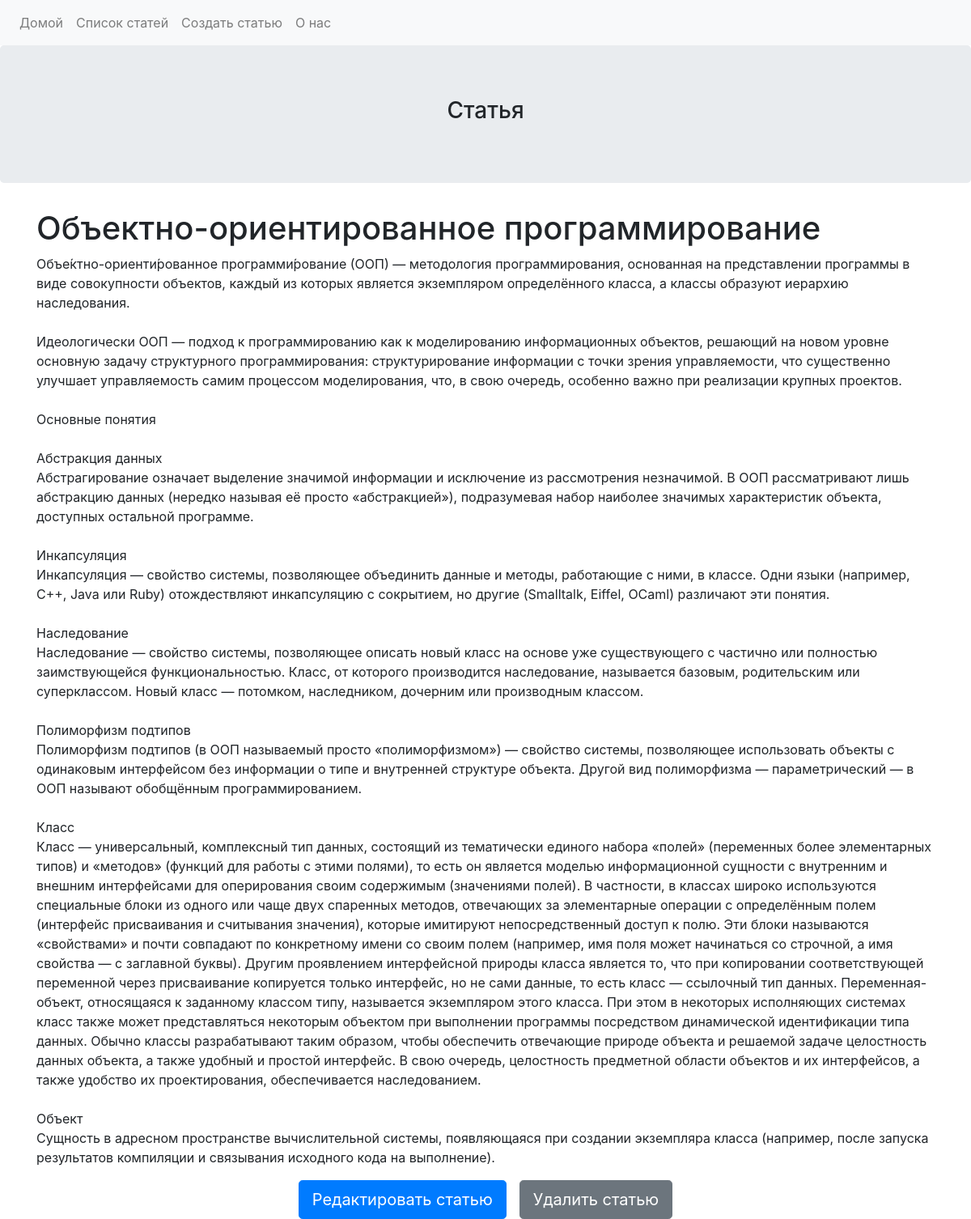
The app's page /?page=article&id=4 with its own data.
### tables this page shows
CREATE TABLE articles(
				id INTEGER PRIMARY KEY AUTOINCREMENT,
				title TEXT,
				text TEXT,
				datetime INTEGER, 
				author TEXT DEFAULT ''
			);

### Controller/AbstractController.php (called while the page is built, shortened)
<?php
abstract class AbstractController
{
	protected function getModel($model)
	{
		return new $model;
	}
	protected function render($template, $data = [])
	{
		extract($data);
		include $template;
	}
}

### Controller/BlogController.php (called while the page is built, shortened)
<?php
class BlogController extends AbstractController
{
	public function article()
	{
		$id = filter_input(INPUT_GET, 'id');
		$model = $this->getModel(Model::class);
		$article = $model->getArticle($id);
		$this->render('view/article.php', compact('article'));
	}
}

### app/Router.php (called while the page is built, shortened)
<?php
class Router
{
    public static function getRoute($page)
    {
        switch ($page) {
            case 'article':
                $method = 'article';
                break;
        }
        $controller = new $controllerName();
        $controller->$method();
    }
}

### index.php (called while the page is built)
<?php
require 'config.php';
require '.\app\Router.php';
$page = filter_input(INPUT_GET, 'page');
Router::getRoute($page);

### config.php (called while the page is built, shortened)
<?php
spl_autoload_register(function ($class) {
    $path = __DIR__ . '/' . str_replace('\\', '/', $class) . '.php';
    if (is_file($path)) {
        return;
    }
});

### Model/AbstractModel.php (called while the page is built, shortened)
<?php
abstract class AbstractModel
{
    protected $db;
    public function __construct()
	{
		if (!file_exists(PATHTODB)) {
			$this->db = new \SQLite3(PATHTODB);
			$sql = "CREATE TABLE articles(
				id INTEGER PRIMARY KEY AUTOINCREMENT,
				title TEXT,
				text TEXT,
				datetime INTEGER,
				author TEXT DEFAULT ''
			);";
			$this->db->query($sql);
		} else {
			$this->db = new \SQLite3(PATHTODB);
		}
	}
    public function getConnect()
	{
        if ($this->db) {
            return $this->db;
        } else {
			return false;
		}
    }
}

### Model/Model.php (called while the page is built, shortened)
<?php
class Model extends AbstractModel
{
	public function getArticle($id)
	{
		$stmt = $this->getConnect()->prepare('SELECT * FROM `articles` WHERE id = :id');
		$stmt->bindValue(':id', $id, SQLITE3_INTEGER);
		$result = $stmt->execute();
		return $result->fetchArray(SQLITE3_ASSOC);
	}
}

### view/article.php (the view)
<?php
include 'header.php';
?>
<div class="jumbotron text-center">
    <h3>Статья</h3>
</div>
<div class="container">
    <h1><?=$article['title'];?></h1>
    <p><?=nl2br($article['text']);?></p>
    <div class="row">
        <div class="ml-auto mr-3">
            <a class="btn btn-primary btn-lg" href="./?page=edit-article&id=<?=$article['id'];?>" role="button">Редактировать статью</a>
        </div>
        <div class="mr-auto mr-3">
            <a class="btn btn-secondary btn-lg" href="./?page=delete-article&id=<?=$article['id'];?>" role="button">Удалить статью</a>
        </div>
    </div>
</div>
<?php include 'footer.php'; ?>

### records on screen
articles: title "Объектно-ориентированное программирование", text "Объе́ктно-ориенти́рованное программи́рование (ООП) — методология программирования, основанная на представлении программы в виде совокупности объектов, каждый из которых является экземпляром определённого класса, а классы образуют иерархию наследования. Идеологически ООП — подход к программированию как к моделированию информационных объектов, решающий на новом уровне основную задачу структурного программирования: структурирование информации с точки зрения управляемости, что существенно улучшает управляемость самим процессом моделирования, что, в свою очередь, особенно важно при реализации крупных проектов. Основные понятия Абстракция данных Абстрагирование означает выделение значимой…"
